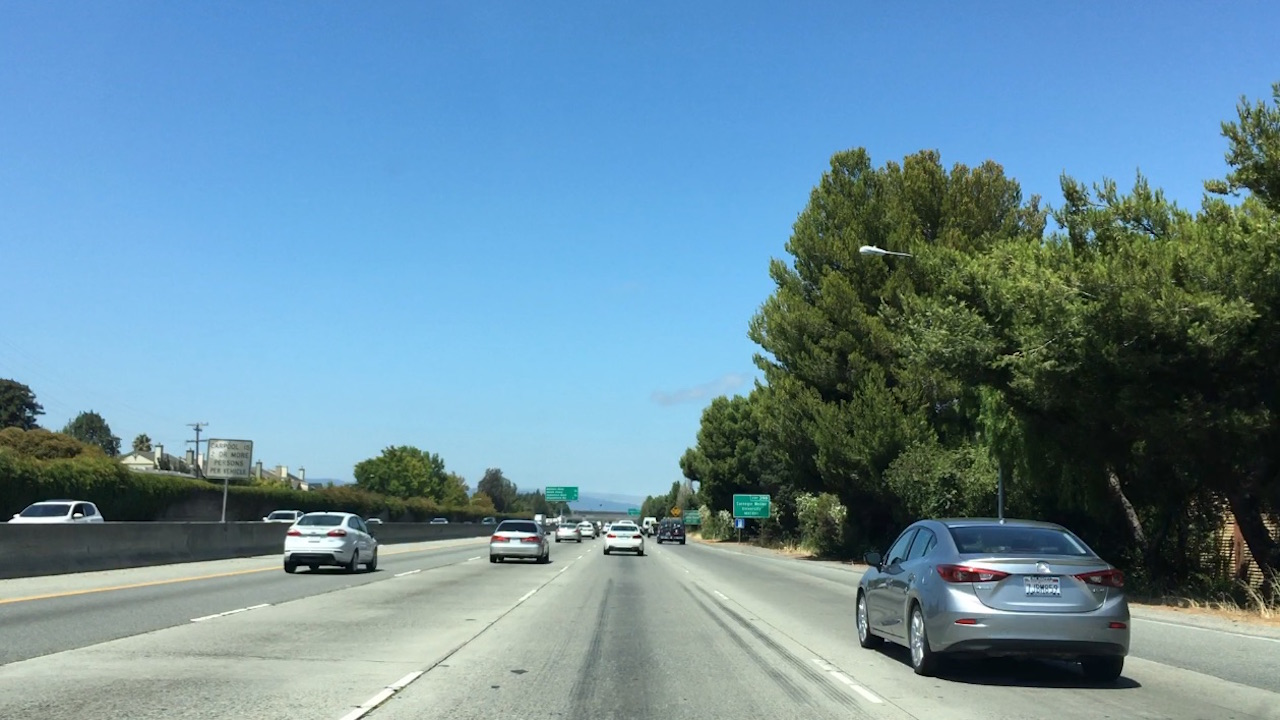
#> input picture objection_detection/bbox-example-image.jpg, 1280 x 720 px
$ python draw_bboxes.py
#> lines starting #> are read from the running program, lines starting #| are printed output that depends on the picture; after the words box and inside, x2 and y2 are one past the last pixel; in counts of white or black regions, pixels touching at a corner belong together
import numpy as np
import cv2
import matplotlib.pyplot as plt
import matplotlib.image as mpimg

image = mpimg.imread('./bbox-example-image.jpg')
#> image is the input picture: shape (720, 1280, 3); mean R, G, B 105, 140.8, 158.7

# Define a function that takes an image, a list of bounding boxes,
# and optional color tuple and line thickness as inputs
# then draws boxes in that color on the output

def draw_boxes(img, bboxes, color=(0, 0, 255), thick=6):
    # make a copy of the image
#> called with color = (0, 0, 255), thick = 6
    draw_img = np.copy(img)
    # draw each bounding box on your image copy using cv2.rectangle()
    for bbox in bboxes:
        # Draw a rectangle given bbox coordinates
        cv2.rectangle(draw_img, bbox[0], bbox[1], color, thick)
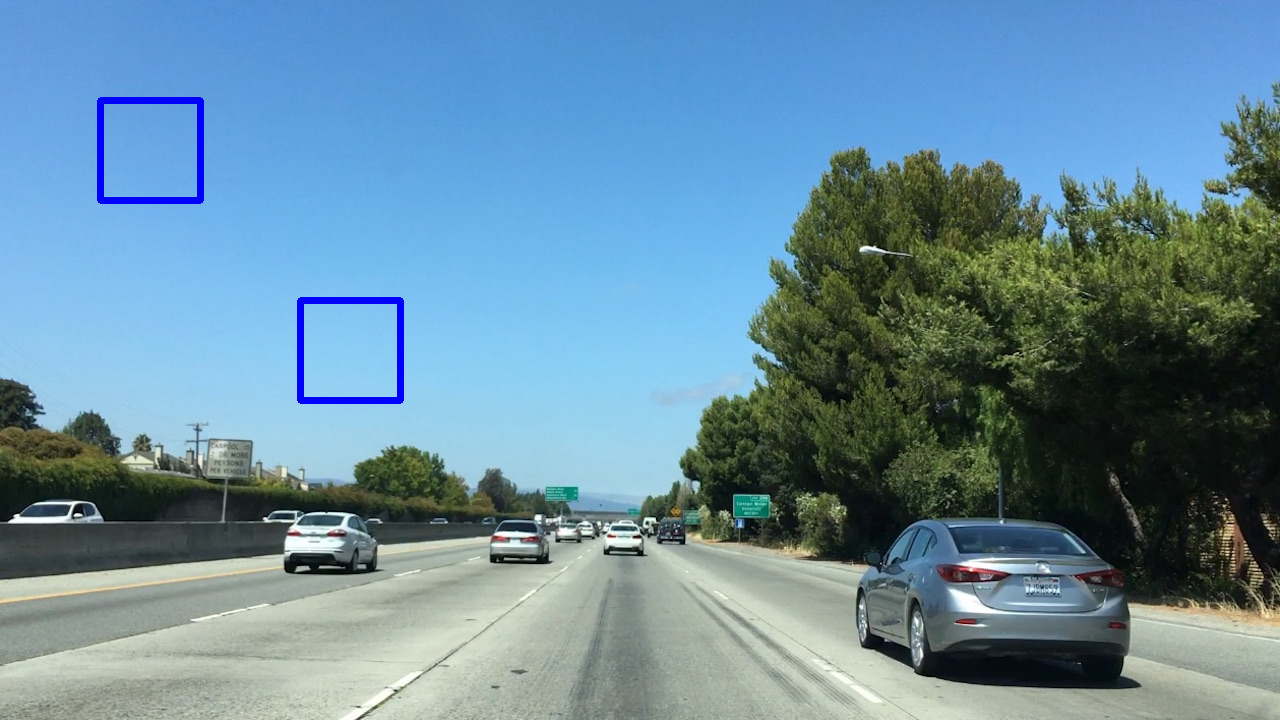
#> draw_img: shape (720, 1280, 3); 0.6% of pixels changed, all inside (x1, y1, x2, y2) = (97, 97, 404, 404)
    # return the image copy with boxes drawn
    return draw_img # Change this line to return image copy with boxes
# Add bounding boxes in this format, these are just example coordinates.
bboxes = [((100, 100), (200, 200)), ((300, 300), (400, 400))]

result = draw_boxes(image, bboxes)
plt.imshow(result)
